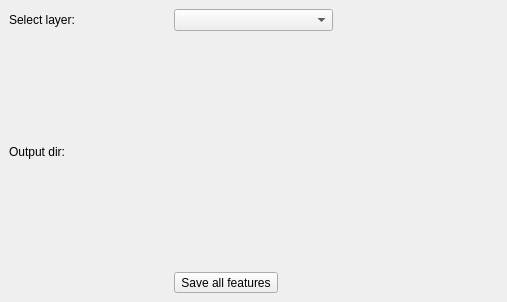
<?xml version="1.0" encoding="UTF-8"?>
<ui version="4.0">
 <class>SaveViewsDockWidgetBase</class>
 <widget class="QDockWidget" name="SaveViewsDockWidgetBase">
  <property name="geometry">
   <rect>
    <x>0</x>
    <y>0</y>
    <width>507</width>
    <height>302</height>
   </rect>
  </property>
  <property name="windowTitle">
   <string>SaveV&amp;iews</string>
  </property>
  <widget class="QWidget" name="dockWidgetContents">
   <layout class="QGridLayout" name="gridLayout">
    <item row="0" column="1">
     <widget class="QLabel" name="label_layers">
      <property name="text">
       <string>Select layer:</string>
      </property>
     </widget>
    </item>
    <item row="1" column="1">
     <widget class="QLabel" name="label_output">
      <property name="text">
       <string>Output dir:</string>
      </property>
     </widget>
    </item>
    <item row="1" column="2">
     <widget class="QgsFileWidget" name="output_dir"/>
    </item>
    <item row="0" column="2">
     <widget class="QgsMapLayerComboBox" name="layers"/>
    </item>
    <item row="2" column="2" colspan="2">
     <widget class="QToolButton" name="submit">
      <property name="text">
       <string>Save all features</string>
      </property>
     </widget>
    </item>
   </layout>
  </widget>
 </widget>
 <customwidgets>
  <customwidget>
   <class>QgsFileWidget</class>
   <extends>QWidget</extends>
   <header>qgsfilewidget.h</header>
  </customwidget>
  <customwidget>
   <class>QgsMapLayerComboBox</class>
   <extends>QComboBox</extends>
   <header>qgsmaplayercombobox.h</header>
  </customwidget>
 </customwidgets>
 <resources/>
 <connections/>
</ui>
